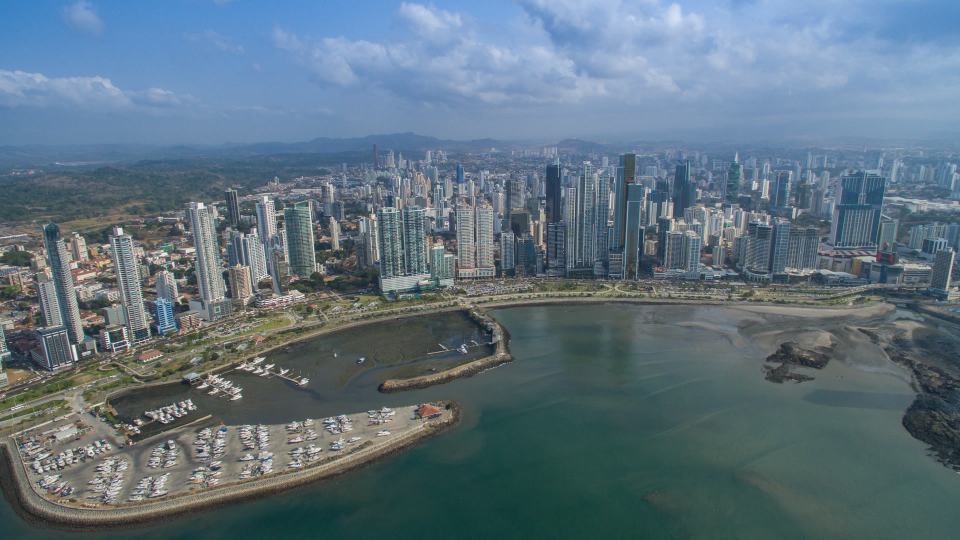
#> input picture media/references/frames/01-arrival-16x9.jpg, 1920 x 1080 px, given in place of u-bahia.jpg, which was not available (shown at 1/2 size)
$ python build-web-images.py
#> lines starting #> are read from the running program, lines starting #| are printed output that depends on the picture
"""Build the 16:10 web photos in public/images from the HD masters in media/references.

Masters are free-licence originals downloaded at full resolution (see data/media-sources.json,
"webPhotos"). Each is cropped to 16:10 and downsampled once to 2560x1600 (no upscaling, no
sharpening). next/image then serves 640-2560 px variants in AVIF/WebP, so phones never get
the 2560 master.

usage: python3 scripts/build-web-images.py
"""
from PIL import Image

# (master in media/references, published file, crop box x, y, w, h in master pixels)
JOBS = [
    ("u-bahia", "panama-city-bahia-aerea", 0, 300, 4032, 2520),
    ("u-canalA", "canal-esclusas-miraflores", 0, 380, 4032, 2520),
    ("u-casco", "casco-antiguo-fachada", 0, 78, 3740, 2338),
    ("u-cinta", "skyline-cinta-costera", 276, 0, 4912, 3070),
    ("u-isla", "guna-yala-isla", 0, 250, 4000, 2500),
]
W, H = 2560, 1600

for src, dst, x, y, w, h in JOBS:
    im = Image.open(f"media/references/{src}.jpg").convert("RGB").crop((x, y, x + w, y + h))
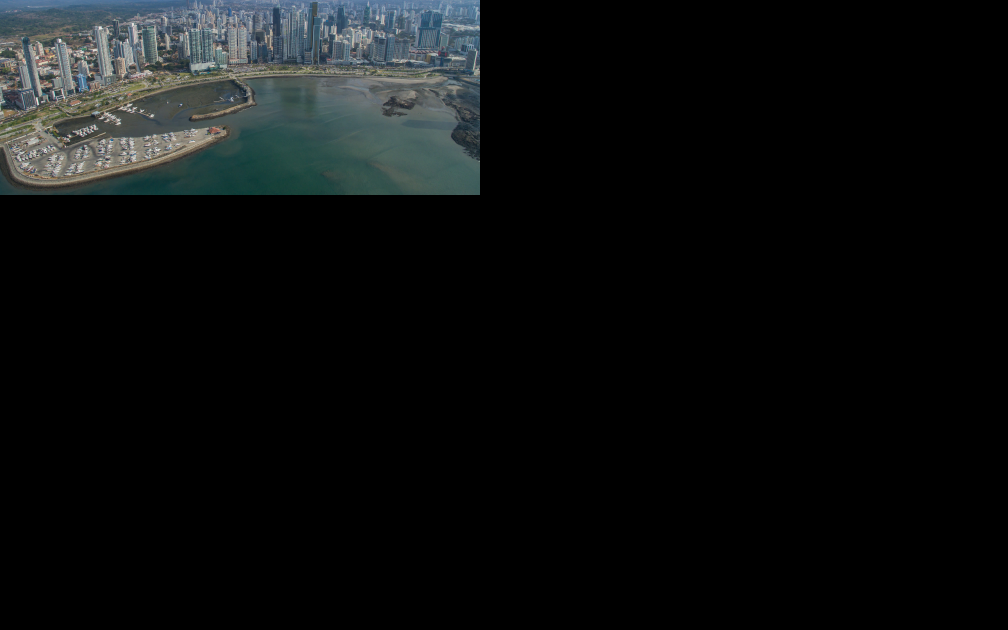
#> im: PIL image 4032x2520 RGB (shown at 1/4 size); mean R, G, B 12.5, 14.5, 14.7
    im = im.resize((W, H), Image.LANCZOS)
#> im: PIL image 2560x1600 RGB
    im.save(f"public/images/{dst}.webp", "WEBP", quality=82, method=6)
    print(dst, im.size)
#| panama-city-bahia-aerea (2560, 1600)
#> pass 2 of the loop `for src, dst, x, y, w, h in JOBS:`:
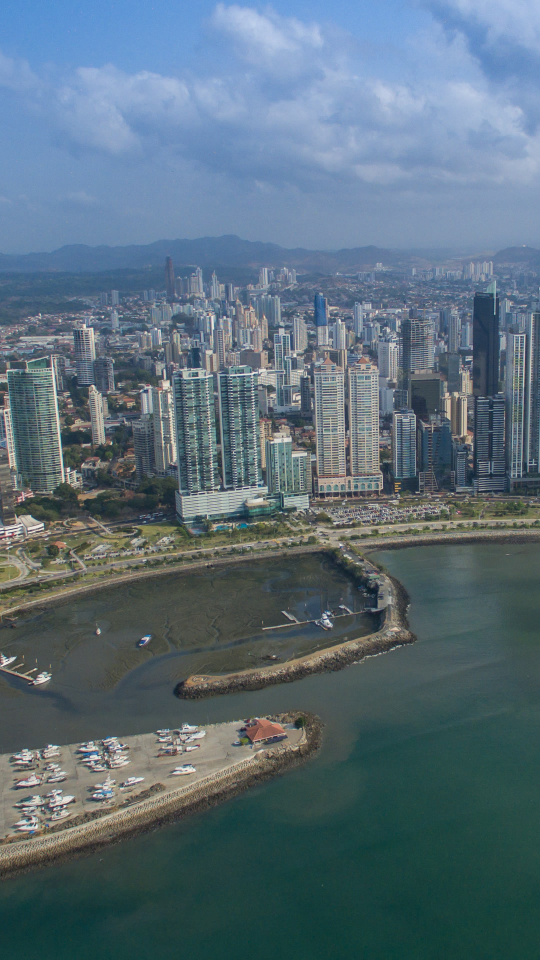
#> input picture media/references/frames/01-arrival-9x16.jpg, 1080 x 1920 px, given in place of u-canalA.jpg, which was not available (shown at 1/2 size)
#> `im = Image.open(f"media/references/{src}.jpg").convert("RGB").crop((x,..`:
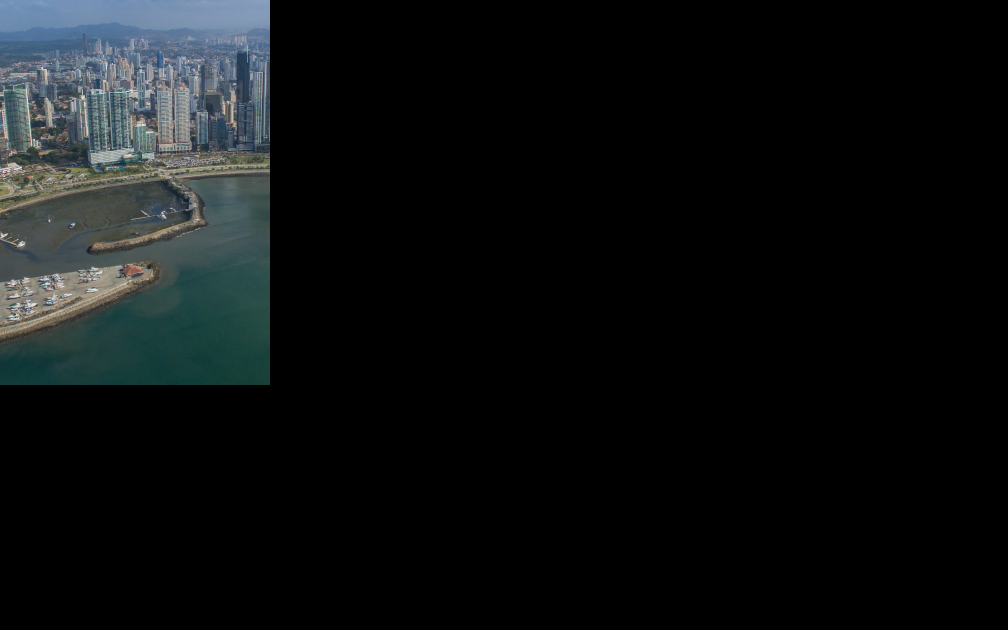
#> im: PIL image 4032x2520 RGB (shown at 1/4 size); mean R, G, B 13.2, 15.9, 16.5
#| canal-esclusas-miraflores (2560, 1600)
#> (the run stopped early here; a loop or call above may not have finished)
